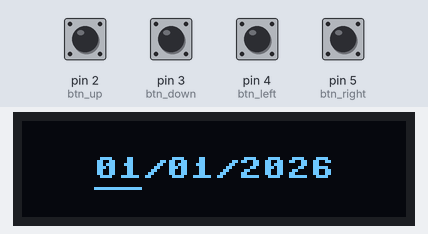
Simulated run of this program. Board: MicroPython board. Parts: 128×32 one-colour display. The test bench sets the inputs (shaded band); at power-on: pin 2 (btn_up), pin 3 (btn_down), pin 4 (btn_left), pin 5 (btn_right) HIGH. Library files of the repository ran but are not shown: ssd1306.py. At 1.8 s the program stops and its outputs stay as they are.

Above: at 1.2 s.
1.3 s: pin 5 (btn_right) pulled LOW for 1 s
At 1.55 s:
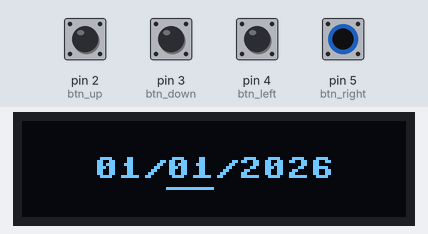
At 2.7 s:
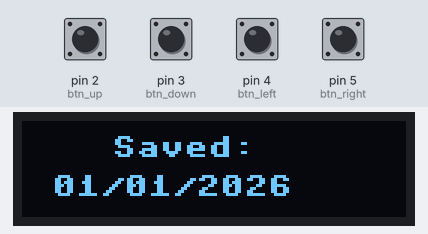
Timing chart, 0 to 3.3 s (numbered marks = the images above; inputs shaded):
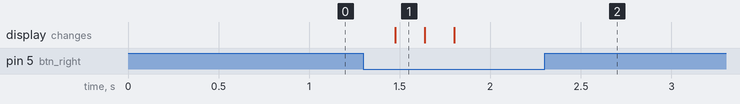

The program:

main.py
```python
from machine import Pin, I2C
import ssd1306
import time

# ---- OLED SETUP ----
i2c = I2C(0, scl=Pin(17), sda=Pin(16))
oled = ssd1306.SSD1306_I2C(128, 32, i2c)

# ---- BUTTONS ----
btn_up = Pin(2, Pin.IN, Pin.PULL_UP)
btn_down = Pin(3, Pin.IN, Pin.PULL_UP)
btn_left = Pin(4, Pin.IN, Pin.PULL_UP)
btn_right = Pin(5, Pin.IN, Pin.PULL_UP)

# ---- DATE STATE ----
day = 1
month = 1
year = 2026

cursor = 0  # 0=day, 1=month, 2=year
editing = True

# ---- HELPERS ----
def days_in_month(m, y):
    if m in (1,3,5,7,8,10,12):
        return 31
    elif m in (4,6,9,11):
        return 30
    elif m == 2:
        # leap year
        if (y % 4 == 0 and y % 100 != 0) or (y % 400 == 0):
            return 29
        return 28

def draw():
    oled.fill(0)

    # Format date
    date_str = "{:02d}/{:02d}/{:04d}".format(day, month, year)

    # Centering
    x = (128 - len(date_str)*8) // 2
    y = 12

    oled.text(date_str, x, y)

    # Draw cursor underline
    if cursor == 0:
        oled.hline(x, y+10, 16, 1)
    elif cursor == 1:
        oled.hline(x+24, y+10, 16, 1)
    elif cursor == 2:
        oled.hline(x+48, y+10, 32, 1)

    oled.show()

def button_pressed(btn):
    if btn.value() == 0:
        time.sleep_ms(150)  # debounce
        return True
    return False

# ---- MAIN LOOP ----
while editing:
    draw()

    if button_pressed(btn_up):
        if cursor == 0:
            day += 1
            if day > days_in_month(month, year):
                day = 1
        elif cursor == 1:
            month += 1
            if month > 12:
                month = 1
            if day > days_in_month(month, year):
                day = days_in_month(month, year)
        elif cursor == 2:
            year += 1

    if button_pressed(btn_down):
        if cursor == 0:
            day -= 1
            if day < 1:
                day = days_in_month(month, year)
        elif cursor == 1:
            month -= 1
            if month < 1:
                month = 12
            if day > days_in_month(month, year):
                day = days_in_month(month, year)
        elif cursor == 2:
            year -= 1
            if year < 2000:
                year = 2000

    if button_pressed(btn_right):
        if cursor < 2:
            cursor += 1
        else:
            # confirm
            editing = False

    if button_pressed(btn_left):
        if cursor > 0:
            cursor -= 1
        else:
            # exit without saving
            editing = False

# ---- AFTER CONFIRM ----
oled.fill(0)
oled.text("Saved:", 30, 5)
oled.text("{:02d}/{:02d}/{:04d}".format(day, month, year), 10, 18)
oled.show()
```

Measured:
- after the input at 1.3 s, the display: changes after 0.18 s (image 1)
